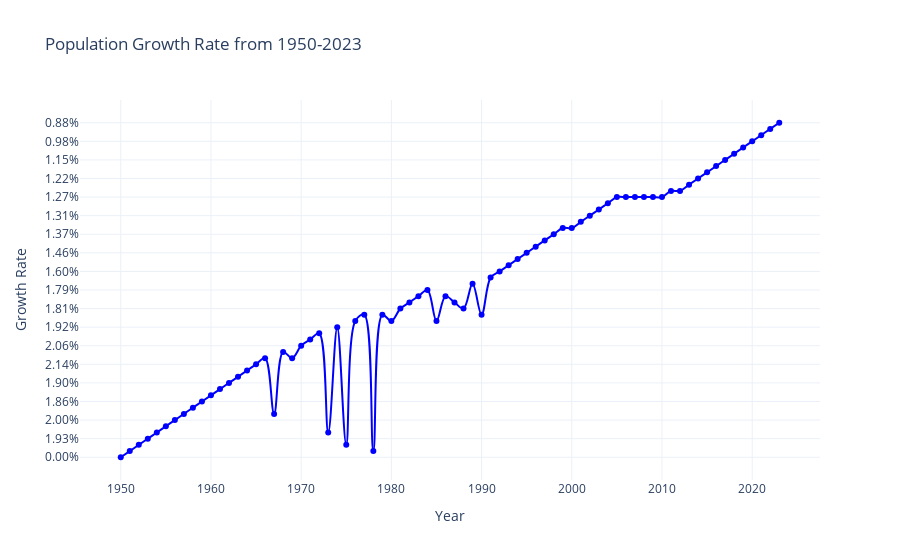

Here is the notebook cell this chart was saved with:
### Code cell
fig = px.line(data, x="Year", y="Growth Rate", title='Population Growth Rate from 1950-2023',
              line_shape='spline', markers=True, template='plotly_white')

fig.update_traces(line=dict(color='blue'))

fig.show()

### Figure 1 — Plotly figure (JSON) as saved in the notebook; plotly's stock layout.template omitted (floating-point values rounded to 4 significant figures)
{"data": [{"hovertemplate": "Year=%{x}<br>Growth Rate=%{y}<extra></extra>", "legendgroup": "", "line": {"color": "blue", "dash": "solid", "shape": "spline"}, "marker": {"symbol": "circle"}, "mode": "markers+lines", "name": "", "orientation": "h", "showlegend": false, "type": "scatter", "x": [1950, 1951, 1952, 1953, 1954, 1955, 1956, 1957, 1958, 1959, 1960, 1961, 1962, 1963, 1964, 1965, 1966, 1967, 1968, 1969, 1970, 1971, 1972, 1973, 1974, 1975, 1976, 1977, 1978, 1979, 1980, 1981, 1982, 1983, 1984, 1985, 1986, 1987, 1988, 1989, 1990, 1991, 1992, 1993, 1994, 1995, 1996, 1997, 1998, 1999, 2000, 2001, 2002, 2003, 2004, 2005, 2006, 2007, 2008, 2009, 2010, 2011, 2012, 2013, 2014, 2015, 2016, 2017, 2018, 2019, 2020, 2021, 2022, 2023], "xaxis": "x", "y": ["0.00%", "1.75%", "1.85%", "1.93%", "1.96%", "2.01%", "2.00%", "2.03%", "2.04%", "1.86%", "1.65%", "1.63%", "1.90%", "2.21%", "2.24%", "2.14%", "2.08%", "2.03%", "2.05%", "2.08%", "2.06%", "2.02%", "1.98%", "1.96%", "1.92%", "1.85%", "1.80%", "1.77%", "1.75%", "1.77%", "1.80%", "1.81%", "1.84%", "1.82%", "1.79%", "1.80%", "1.82%", "1.84%", "1.81%", "1.78%", "1.77%", "1.69%", "1.60%", "1.54%", "1.49%", "1.46%", "1.43%", "1.40%", "1.37%", "1.34%", "1.34%", "1.33%", "1.31%", "1.29%", "1.28%", "1.27%", "1.27%", "1.27%", "1.27%", "1.27%", "1.27%", "1.25%", "1.25%", "1.24%", "1.22%", "1.19%", "1.17%", "1.15%", "1.10%", "1.06%", "0.98%", "0.87%", "0.83%", "0.88%"], "yaxis": "y"}], "layout": {"legend": {"tracegroupgap": 0}, "title": {"text": "Population Growth Rate from 1950-2023"}, "xaxis": {"anchor": "y", "domain": [0, 1], "title": {"text": "Year"}}, "yaxis": {"anchor": "x", "domain": [0, 1], "title": {"text": "Growth Rate"}}}}
